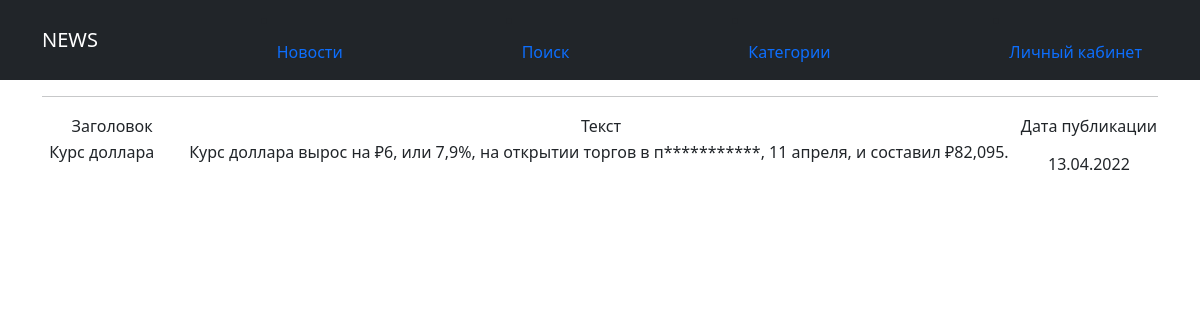
Screenshot of /news/1 with the database file from the repository.
### news/models.py (models this page shows, shortened)
class Post(models.Model):
    author = models.ForeignKey(Author, on_delete=models.CASCADE)
    NEWS = 'NW'
    ARTICLE = 'AR'
    CATEGORY_CHOISES = (
        (NEWS, 'Новость'),
        (ARTICLE, "Статья"),
    )
    categoryType = models.CharField(max_length=2, choices=CATEGORY_CHOISES, default=ARTICLE)
    dateCreation = models.DateTimeField(auto_now_add=True) #автоматически добавляемая дата и время создания
    postCategory = models.ManyToManyField(Category, through="PostCategory") #связь «многие ко многим» с моделью Category - добавить (с дополнительной моделью PostCategory)
    title = models.CharField(max_length=128) # доработать может не тот тип заголовок статьи/новости
    text = models.TextField()  # доработать текст статьи/новости
    rating = models.SmallIntegerField(default=0)  # доработать рейтинг статьи/новости

### news/views.py (the view)
# urls.py: path('<int:pk>', NewsDetail.as_view(), name='post_detail'),
class NewsDetail(DetailView):
    model = Post
    template_name = 'onenews.html'
    context_object_name = 'onenews'

### news/templatetags/custom_filters.py (called while the page is built)
@register.filter()
def censor(value):
   bad = ['понедельник', 'стране', 'песню', 'песня']
   for i in bad:
      if i.find(value):
         value = value.replace(i[1::], "*" * len(i))
   return f'{value}'

### templates/onenews.html (shortened to what this page needs)
{% extends 'flatpages/default.html' %}
{% load custom_filters %}
{% block content %}
<hr>
   {% if onenews %}
       <table>
           <tr>
               <td> Заголовок </td>
               <td> Текст <br> </td>
               <td> Дата публикации </td>
           </tr>
          <tr>
               <td>{{ onenews.title|censor }}&nbsp; &nbsp;&nbsp;&nbsp; &nbsp;&nbsp;</td>
               <td>{{ onenews.text|truncatewords:20|censor }}&nbsp; &nbsp;&nbsp;</td>
               <td>{{ onenews.dateCreation|date:'d.m.Y' }}</td>
           </tr>
       </table>
   {% endif %}
{% endblock content %}

### rows the page displays
Post: title|censor "Курс доллара", text|censor "Курс доллара вырос на ₽6, или 7,9%, на открытии торгов в п***********, 11 апреля, и составил ₽82,095.", dateCreation "13.04.2022"
